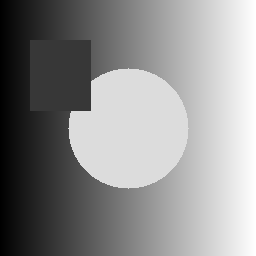
#> input picture assets/sample_images/sample_gray.png, 256 x 256 px
$ python wavelet_decomposition.py
#> lines starting #> are read from the running program, lines starting #| are printed output that depends on the picture
### examples/09_image_transform/_utils.py
"""Shared helpers for chapter 9 image transform examples."""

from __future__ import annotations

import argparse
from pathlib import Path

import cv2
import numpy as np


ROOT = Path(__file__).resolve().parents[2]
SAMPLE_GRAY = ROOT / "assets" / "sample_images" / "sample_gray.png"
DEFAULT_OUTPUT_DIR = ROOT / "examples" / "output"


def ensure_sample() -> None:
    if SAMPLE_GRAY.exists():
        return
    SAMPLE_GRAY.parent.mkdir(parents=True, exist_ok=True)
    x = np.linspace(0, 255, 256, dtype=np.uint8)
    image = np.tile(x, (256, 1))
    cv2.circle(image, (128, 128), 60, 220, -1)
    cv2.rectangle(image, (30, 40), (90, 110), 55, -1)
    cv2.imwrite(str(SAMPLE_GRAY), image)


def add_common_arguments(parser: argparse.ArgumentParser, output_name: str) -> None:
    parser.add_argument("--input", type=Path, default=SAMPLE_GRAY, help="input grayscale image path")
    parser.add_argument("--output", type=Path, default=DEFAULT_OUTPUT_DIR / output_name, help="output image path")


def read_gray(path: Path) -> tuple[np.ndarray, Path]:
    ensure_sample()
    image = cv2.imread(str(path), cv2.IMREAD_GRAYSCALE)
#> image is the input picture: shape (256, 256); min 0, max 255, mean 142.3
    if image is None:
        raise FileNotFoundError(path)
    return image, path


def normalize_uint8(image: np.ndarray) -> np.ndarray:
    return cv2.normalize(image, None, 0, 255, cv2.NORM_MINMAX).astype(np.uint8)


def save_image(path: Path, image: np.ndarray) -> Path:
    path.parent.mkdir(parents=True, exist_ok=True)
    cv2.imwrite(str(path), image)
    return path


def print_result(source: Path, operation: str, output: Path) -> None:
    print(f"source={source}")
    print(f"operation={operation}")
    print(f"output={output}")

### examples/09_image_transform/wavelet_decomposition.py
"""Chapter 9.2.3 wavelet decomposition and reconstruction."""

from __future__ import annotations

import argparse

import numpy as np
import pywt

from _utils import add_common_arguments, normalize_uint8, print_result, read_gray, save_image


def wavelet_decompose_image(image: np.ndarray, wavelet: str = "haar") -> np.ndarray:
#> called with wavelet = 'haar'
    coeffs = pywt.dwt2(image.astype(np.float32), wavelet)
    ll, (lh, hl, hh) = coeffs
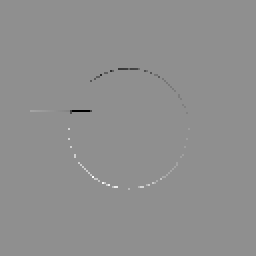
#> lh: shape (128, 128) float32 (shown 2 times larger); min -165, max 127.5, mean -0.1; drawn with min black and max white
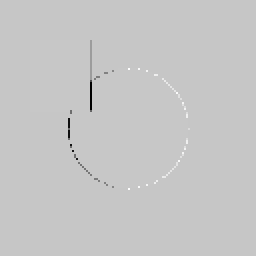
#> hl: shape (128, 128) float32 (shown 2 times larger); min -165, max 45.5, mean -1.1; drawn with min black and max white
    top = np.hstack([normalize_uint8(ll), normalize_uint8(lh)])
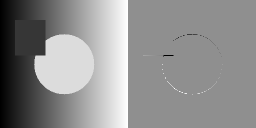
#> top: shape (128, 256); min 0, max 255, mean 142.4
    bottom = np.hstack([normalize_uint8(hl), normalize_uint8(hh)])
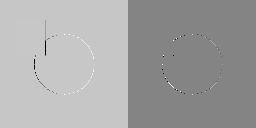
#> bottom: shape (128, 256); min 0, max 255, mean 164.9
    return np.vstack([top, bottom])
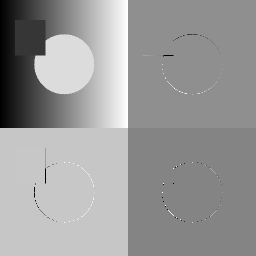
#> returned value: shape (256, 256); min 0, max 255, mean 153.7


def main() -> None:
    parser = argparse.ArgumentParser(description="Single-level 2D wavelet decomposition.")
    add_common_arguments(parser, "ch09_wavelet_decomposition.png")
    parser.add_argument("--wavelet", default="haar")
    args = parser.parse_args()
    image, source = read_gray(args.input)
    output = save_image(args.output, wavelet_decompose_image(image, args.wavelet))
    print_result(source, "wavelet_decompose_image", output)


if __name__ == "__main__":
    main()

$ run again, with assets/sample_images/sample_color.png copied over assets/sample_images/sample_gray.png
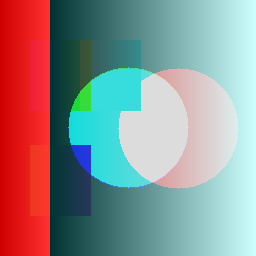
#> input picture assets/sample_images/sample_color.png, 256 x 256 px
#> in wavelet_decompose_image, `bottom = np.hstack([normalize_uint8(hl), normalize_uint8(hh)])`:
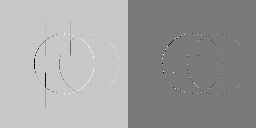
#> bottom: shape (128, 256); min 0, max 255, mean 160.3
#> in wavelet_decompose_image, `return np.vstack([top, bottom])`:
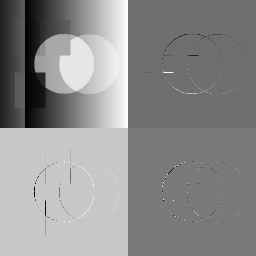
#> returned value: shape (256, 256); min 0, max 255, mean 141.1
